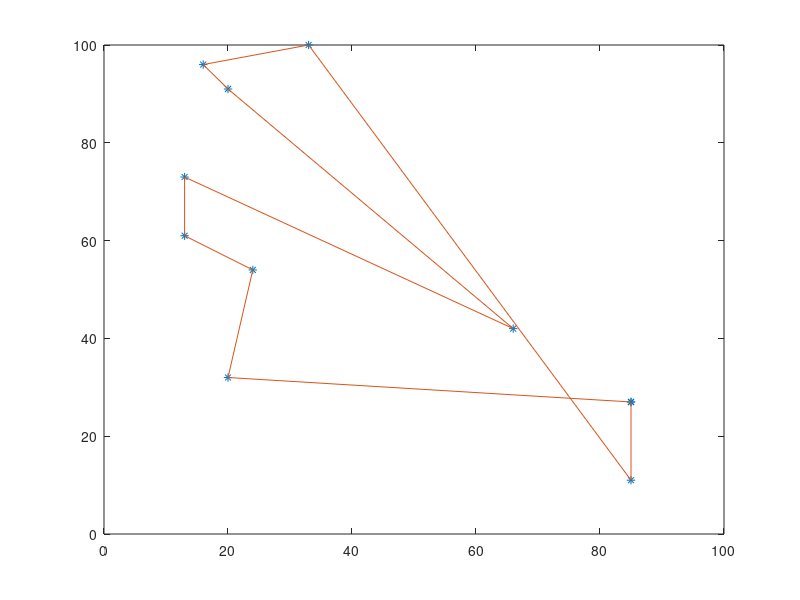

MATLAB code to generate this figure:
clear all;
close all;
clc;


N = 10; % Number of points
maxInt = 100; % Max coordinate

x = randi(maxInt, N, 2); % Get random integer coordinates within interval [0, maxInt]

ind = zeros(max(size(x)), 1); % ind contains the indices of the sorted coordinates
p = 1; % pointer for the ind matrix

% a contains the index of the starting point - the point with min y coordinate. A
% special case is that several points might have the same min y coordinate.
% If this happens we want to choose the point with min x coordinate amongst
% them.
a = find(x(:,2)==min(x(:,2)));

% Sort the points with min y coordinate wrt increasing x coordinate. This
% allows us to have the starting point at the index 1 in the b matrix and
% the rest of b contains the first few points of the polygon.
b = sort(x(a,1));

[v i] = ismember(b, x(:, 1));
ind(p:size(b,1)) = i;

p = p + size(a,1);

d = x - repmat(x(ind(1),:), max(size(x)), 1);
%t = d(:,2)./d(:,1);
%th_tmp = atan(t);
th_tmp = d(:,2)./(d(:,1) + d(:,2));

th = {th_tmp(th_tmp>0) th_tmp(th_tmp<0)};

j = 1;

if(isempty(th{j}) == 0)
    for i = p : p + size(th{j},1) - 1
        ind(i) = find(th_tmp==min(th{j}));
        th{j}(th{j}==min(th{j})) = NaN;
    end
    p = p + size(th{j},1);
end

j = 2;

if(isempty(th{j}) == 0)
    for i = p : p + size(th{j},1) - 1
        ind(i) = find(th_tmp==min(th{j}));
        th{j}(th{j}==min(th{j})) = NaN;
    end
end

y = x(ind,:);
y(N+1, :) = y(1,:);

plot(y(:,1), y(:,2), '*');
hold on;
plot(y(:,1), y(:,2));